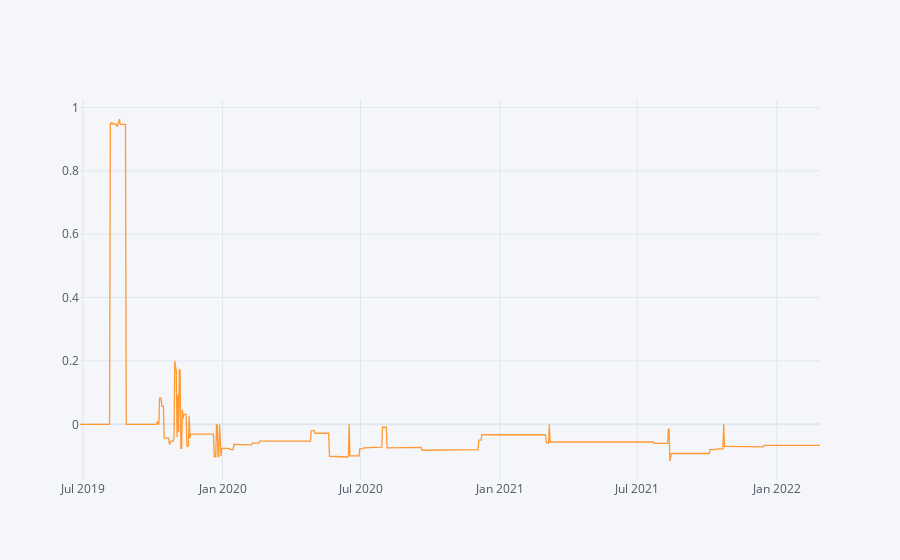

The cell this chart's notebook holds for it:
### Code cell
df_520K001_New['Displacement Probe Proximity Sensor 520K001B'].iplot()

### Figure 1 — Plotly figure (JSON) as saved in the notebook; plotly's stock layout.template omitted (floating-point values rounded to 4 significant figures; data arrays with more than 128 entries replaced by an {"elided": "..."} marker saying what was removed)
{"data": [{"line": {"color": "rgba(255, 153, 51, 1.0)", "dash": "solid", "shape": "linear", "width": 1.3}, "mode": "lines", "name": "Displacement Probe Proximity Sensor 520K001B", "text": "", "type": "scatter", "x": {"elided": "938 str values"}, "y": {"elided": "938 float values"}}], "layout": {"legend": {"bgcolor": "#F5F6F9", "font": {"color": "#4D5663"}}, "paper_bgcolor": "#F5F6F9", "plot_bgcolor": "#F5F6F9", "title": {"font": {"color": "#4D5663"}}, "xaxis": {"gridcolor": "#E1E5ED", "showgrid": true, "tickfont": {"color": "#4D5663"}, "title": {"font": {"color": "#4D5663"}, "text": ""}, "zerolinecolor": "#E1E5ED"}, "yaxis": {"gridcolor": "#E1E5ED", "showgrid": true, "tickfont": {"color": "#4D5663"}, "title": {"font": {"color": "#4D5663"}, "text": ""}, "zerolinecolor": "#E1E5ED"}}}
